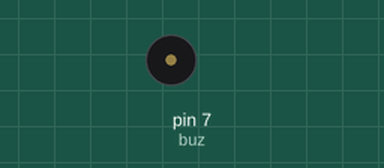
Bench run of a sketch on a simulated Arduino Uno, built with avr-gcc and run on an emulated ATmega328P. Parts: buzzer (waves = sounding, pin HIGH).

Above: at 6.5 s.
At 19.5 s:
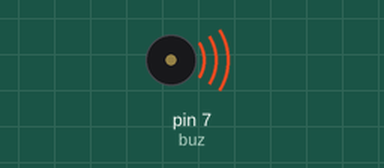
Timing chart, 0 to 33.8 s (numbered marks = the images above):
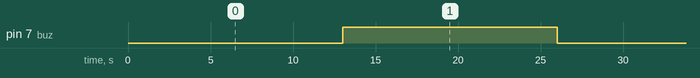

The sketch:

buzzer.ino
```cpp
int buz=7;

void setup(){
  pinMode(buz,OUTPUT);
}

void loop(){
  for(int i=0;i<=255;i+=10){
    analogWrite(buz,i);
    Serial.println(i);
    delay(1000);
  }
}
```

Measured:
- by itself, pin 7 (buz): alternates HIGH for 13.0 s and LOW for 13.0 s
